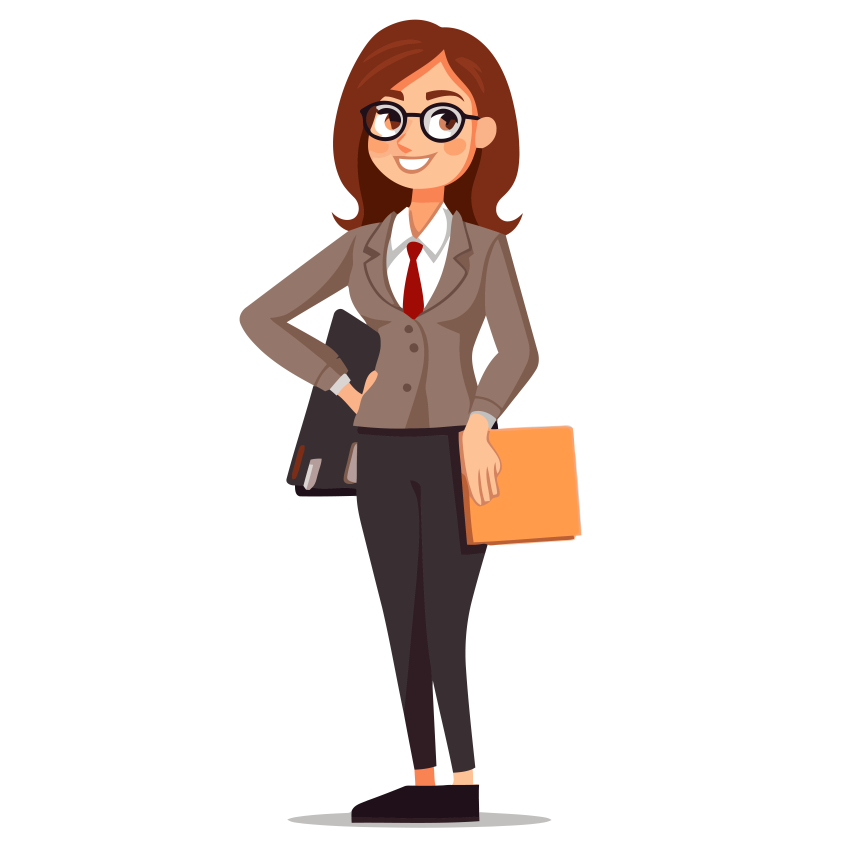
#> input picture ana.png, 4267 x 4267 px (shown at 1/5 size)
$ python -i pasos2.py   (imports and definitions only)
#> lines starting #> are read from the running program, lines starting #| are printed output that depends on the picture
# pasos.py  (put this at the repo root)
import os, io, requests
import pandas as pd
import matplotlib.pyplot as plt
from PIL import Image
from matplotlib.offsetbox import OffsetImage, AnnotationBbox
import streamlit as st

# [2 lines not run here, left out]

URL = "https://docs.google.com/spreadsheets/d/e/2PACX-1vT2_0hqikR5l91BeYz_3ndukNZjRWq1cC5Cbh2RhkrEdqSaAlhYrxsE9bADLnIzVLyuEkWzQfllh12H/pub?gid=0&single=true&output=csv"

# [16 lines that did not run here, left out]

def is_url(s): return isinstance(s, str) and s.lower().startswith(("http://","https://"))
# [4 lines left out: function looks_img_path, not called in this run]

def fetch_image(icon_str, px=48):
#> called with icon_str = 'ana.png', px = 48
    try:
        if is_url(icon_str):
            r = requests.get(icon_str, timeout=10)
            r.raise_for_status()
            img = Image.open(io.BytesIO(r.content)).convert("RGBA")
        else:
            if not os.path.exists(icon_str): return None
            img = Image.open(icon_str).convert("RGBA")
#> img is the input picture: PIL image 4267x4267 RGBA; mean R, G, B, A 233.3, 226, 223, 44.3
        return img.resize((px, px), Image.LANCZOS)
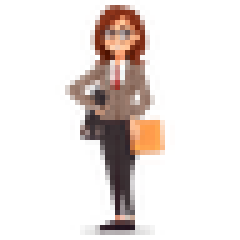
#> returned value: PIL image 48x48 RGBA (shown 5 times larger); mean R, G, B, A 35.7, 23.7, 19.4, 44.2; transparent parts drawn white
    except Exception as e:
        st.warning(f"No pude cargar imagen '{icon_str}': {e}")
        return None

# [59 lines left out: functions draw_png, render_chart, not called in this run]

# ---- Main with visible error handling so the page never stays blank
# [8 lines not run here, left out]

>>> result = fetch_image('ana.png')
